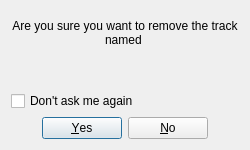
<?xml version="1.0" encoding="UTF-8"?>
<ui version="4.0">
 <class>RemoveTrackDialog</class>
 <widget class="QDialog" name="RemoveTrackDialog">
  <property name="geometry">
   <rect>
    <x>0</x>
    <y>0</y>
    <width>250</width>
    <height>150</height>
   </rect>
  </property>
  <property name="windowTitle">
   <string>Dialog</string>
  </property>
  <layout class="QVBoxLayout" name="verticalLayout">
   <item>
    <spacer name="verticalSpacer_2">
     <property name="orientation">
      <enum>Qt::Vertical</enum>
     </property>
     <property name="sizeHint" stdset="0">
      <size>
       <width>20</width>
       <height>10</height>
      </size>
     </property>
    </spacer>
   </item>
   <item>
    <widget class="QLabel" name="label">
     <property name="text">
      <string>Are you sure you want to remove the track named </string>
     </property>
     <property name="alignment">
      <set>Qt::AlignCenter</set>
     </property>
     <property name="wordWrap">
      <bool>true</bool>
     </property>
    </widget>
   </item>
   <item>
    <spacer name="verticalSpacer">
     <property name="orientation">
      <enum>Qt::Vertical</enum>
     </property>
     <property name="sizeHint" stdset="0">
      <size>
       <width>20</width>
       <height>40</height>
      </size>
     </property>
    </spacer>
   </item>
   <item>
    <widget class="QCheckBox" name="askAgainCheckbox">
     <property name="text">
      <string>Don't ask me again</string>
     </property>
    </widget>
   </item>
   <item>
    <widget class="QDialogButtonBox" name="buttonBox">
     <property name="orientation">
      <enum>Qt::Horizontal</enum>
     </property>
     <property name="standardButtons">
      <set>QDialogButtonBox::No|QDialogButtonBox::Yes</set>
     </property>
     <property name="centerButtons">
      <bool>true</bool>
     </property>
    </widget>
   </item>
  </layout>
 </widget>
 <resources/>
 <connections>
  <connection>
   <sender>buttonBox</sender>
   <signal>accepted()</signal>
   <receiver>RemoveTrackDialog</receiver>
   <slot>accept()</slot>
   <hints>
    <hint type="sourcelabel">
     <x>248</x>
     <y>254</y>
    </hint>
    <hint type="destinationlabel">
     <x>157</x>
     <y>274</y>
    </hint>
   </hints>
  </connection>
  <connection>
   <sender>buttonBox</sender>
   <signal>rejected()</signal>
   <receiver>RemoveTrackDialog</receiver>
   <slot>reject()</slot>
   <hints>
    <hint type="sourcelabel">
     <x>316</x>
     <y>260</y>
    </hint>
    <hint type="destinationlabel">
     <x>286</x>
     <y>274</y>
    </hint>
   </hints>
  </connection>
 </connections>
</ui>
